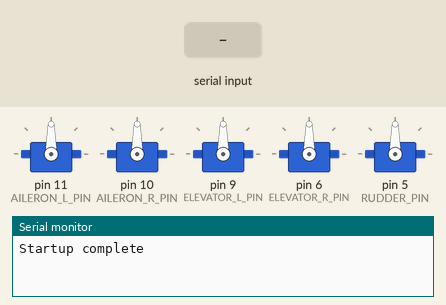
A sketch run on a simulated Arduino Uno, built with avr-gcc and run on an emulated ATmega328P. Parts: 5 × servo, the last lines printed to the serial monitor. The test bench sets the inputs (shaded band).

Above: at 4.9 s.
5.0 s: byte 30 received over Serial
At 5.8 s:
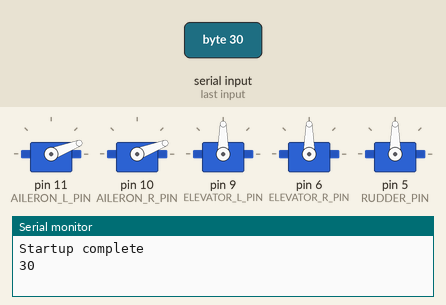
6.5 s: byte 90 received over Serial
At 7.5 s:
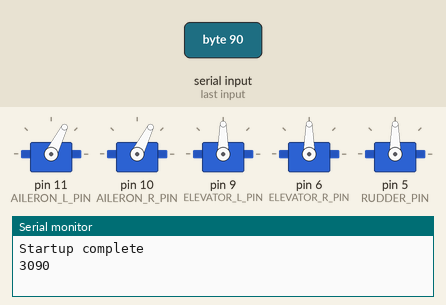
Timing chart, 0 to 9.5 s (numbered marks = the images above; inputs shaded):
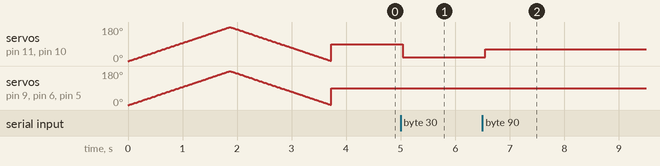

The sketch:

servo_controller.ino
```cpp
#include <Servo.h>

#define AILERON_L_PIN 11
#define AILERON_R_PIN 10
#define ELEVATOR_L_PIN 9
#define ELEVATOR_R_PIN 6
#define RUDDER_PIN 5
#define AILERON_L_IN A0

Servo ailr_l;
Servo ailr_r;
Servo elvr_l;
Servo elvr_r;
Servo rudder;

int x = 90;
int y = 90;
int z = 90;
int p = 0;

int refreshRate = 100; // milliseconds
long timer;

void setup()
{
  Serial.begin(9600);

  ailr_l.attach(AILERON_L_PIN);
  ailr_r.attach(AILERON_R_PIN);
  elvr_l.attach(ELEVATOR_L_PIN);
  elvr_r.attach(ELEVATOR_R_PIN);
  rudder.attach(RUDDER_PIN);

  startupSequence();
  timer = millis();
}

void loop()
{
    if(Serial.available())
    {
      int data = Serial.read();
      Serial.print(data);
      x = map(data, 0, 255, 0, 180);
    }

    if(checkTimer())
    {
      ailr_l.write(x);
      ailr_r.write(x);
      elvr_l.write(y);
      elvr_r.write(map(y, 0, 180, 180, 0));
      rudder.write(z);
    }
}


bool checkTimer()
{
  long currentTime = millis();
  long timeElapsed = currentTime - timer;
  if(timeElapsed > refreshRate)
  {
    timer = currentTime;
    return true;
  }
  return false;
}


void startupSequence()
{
  for( int i = 0; i < 180; i++)
  {
    ailr_l.write(i);
    ailr_r.write(i);
    elvr_l.write(i);
    elvr_r.write(i);
    rudder.write(i);
    delay(10);
  }

  for( int i = 180; i > 0; i--)
  {
    ailr_l.write(i);
    ailr_r.write(i);
    elvr_l.write(i);
    elvr_r.write(i);
    rudder.write(i);
    delay(10);
  }

  // Reset to level
  ailr_l.write(90);
  ailr_r.write(90);
  elvr_l.write(90);
  elvr_r.write(90);
  rudder.write(90);

  Serial.println("Startup complete");
}
```

Measured:
- after the input at 5.0 s, servo on pin 11 (AILERON_L_PIN), servo on pin 10 (AILERON_R_PIN): 90° → 21° at once
- after the input at 6.5 s, servo on pin 11 (AILERON_L_PIN), servo on pin 10 (AILERON_R_PIN): 21° → 63° after 0.05 s
